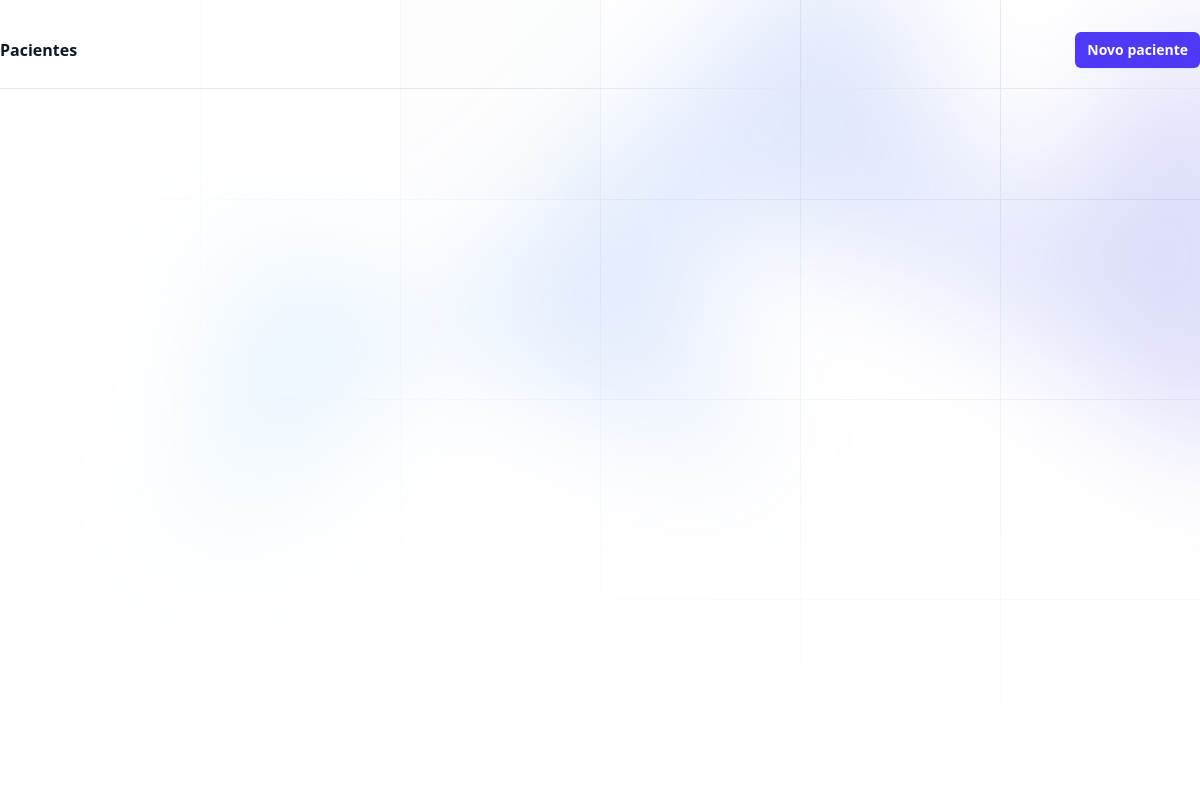
/usuarios/pacientes/, run on an earlier commit of the app's database.
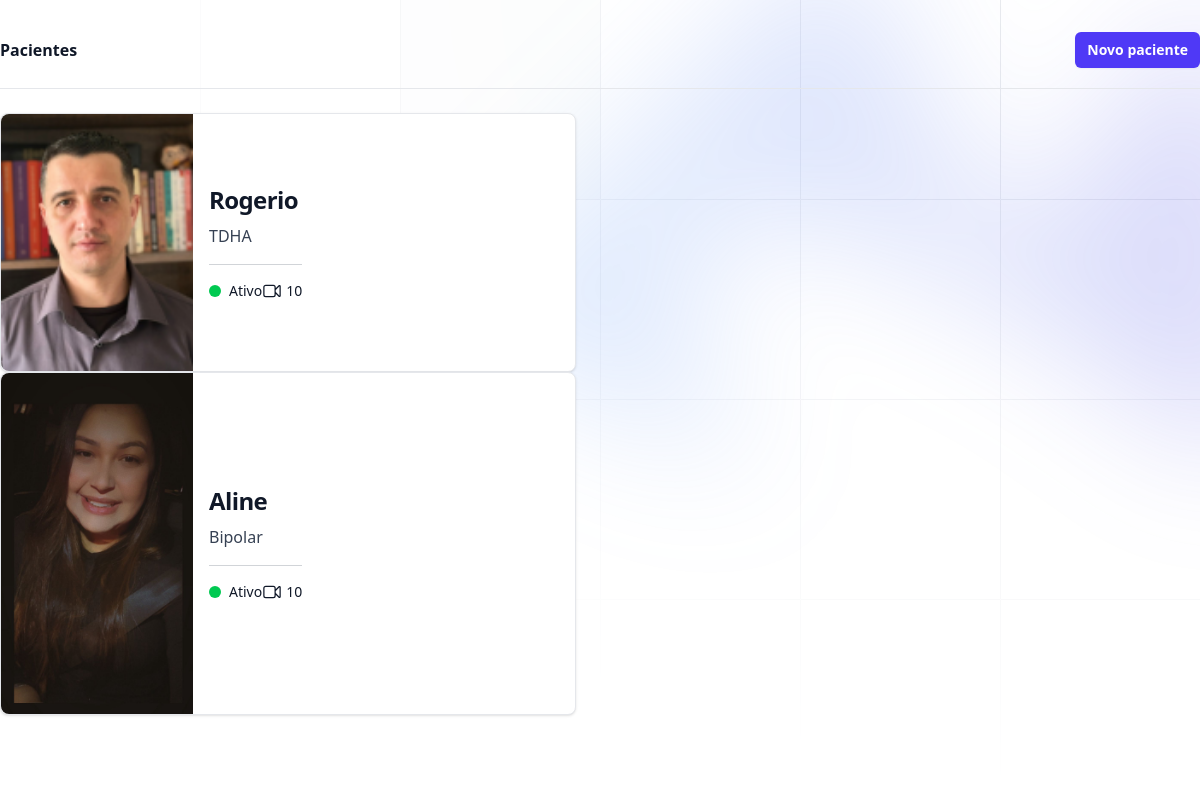
And on a later commit of the database.
### usuarios/models.py (models this page shows, shortened)
class Pacientes(models.Model):
    nome = models.CharField(max_length=64)
    descricao = models.TextField()
    foto = models.ImageField(upload_to='fotos')
    ativo = models.BooleanField(default=True)
    telefone = models.CharField(max_length=15, null=True, blank=True)

### usuarios/views.py (the view, shortened to what this page needs)
# urls.py: path('pacientes/', views.pacientes, name='pacientes')
def pacientes(request):
    if request.method == 'GET':
        pacientes = Pacientes.objects.all()
        return render(request, 'pacientes.html', {'pacientes': pacientes})

### usuarios/templates/pacientes.html (shortened to what this page needs)
{% extends "base.html" %}
{% block 'body' %}
    <div class="relative isolate overflow-hidden bg-white min-h-screen">
        <div aria-hidden="true"
             class="absolute top-10 left-[calc(50%-4rem)] -z-10 transform-gpu blur-3xl sm:left-[calc(50%-18rem)] lg:top-[calc(50%-30rem)] lg:left-48 xl:left-[calc(50%-24rem)]">
            <div style="clip-path: polygon(73.6% 51.7%, 91.7% 11.8%, 100% 46.4%, 97.4% 82.2%, 92.5% 84.9%, 75.7% 64%, 55.3% 47.5%, 46.5% 49.4%, 45% 62.9%, 50.3% 87.2%, 21.3% 64.1%, 0.1% 100%, 5.4% 51.1%, 21.4% 63.9%, 58.9% 0.2%, 73.6% 51.7%)"
                 class="aspect-1108/632 w-277 bg-linear-to-r from-[#80caff] to-[#4f46e5] opacity-20"></div>
        </div>
        <div class="max-w-7xl mt-8 mx-auto">
            <div class="border-b border-gray-200 pb-5 sm:flex sm:items-center sm:justify-between">
                <h3 class="text-base font-semibold text-gray-900">Pacientes</h3>
                <div class="mt-3 sm:mt-0 sm:ml-4">
                    <button data-dialog-target="sign-in-modal"
                            type="button"
                            class="inline-flex cursor-pointer items-center rounded-md bg-indigo-600 px-3 py-2 text-sm font-semibold text-white shadow-xs hover:bg-indigo-500 focus-visible:outline-2 focus-visible:outline-offset-2 focus-visible:outline-indigo-600">
                        Novo paciente
                    </button>
                </div>
            </div>
            <div class="mt-6">
                {% for paciente in pacientes %}
                    <a href="#"
                        class="flex flex-col items-center bg-white border border-gray-200 rounded-lg shadow-sm md:flex-row md:max-w-xl">
                        <img class="object-cover w-full rounded-t-lg h-96 md:h-auto md:w-48 md:rounded-none md:rounded-s-lg"
                                src="{{paciente.foto.url}}"
                                alt="">
                        <div class="flex flex-col p-4 leading-normal gap-2">
                            <h5 class="text-2xl font-bold tracking-tight text-gray-900">{{paciente.nome}}</h5>
                            <p class="font-normal text-gray-700">{{paciente.descricao}}</p>
                            <hr class="border-slate-800/20 my-2 w-full">
                            <div class="flex items-center justify-between text-sm font-medium text-gray-900">
                                <div class="flex items-center">
                                    <svg viewBox="0 0 6 6"
                                            aria-hidden="true"
                                            class="w-3 h-3 mr-2 fill-green-500">
                                        <circle r="3" cx="3" cy="3" />
                                    </svg>
                                    Ativo
                                </div>
                                <div class="flex items-center">
                                    10
                                </div>
                            </div>
                        </div>
                    </a>
                {% endfor %}
            </div>
        </div>
    </div>
{% endblock 'body' %}

### templates/base.html (shortened to what this page needs)
<!DOCTYPE html>
<html>
    <head>
        <script src="https://cdn.jsdelivr.net/npm/@tailwindcss/browser@4"></script>
    </head>
    <body class="bg-slate-100/40">
        {% block 'body' %}
        {% endblock 'body' %}
    </body>
</html>

What changed in the data, as far as the page shows it:
added Pacientes: foto (picture), nome "Rogerio", descricao "TDHA"
added Pacientes: foto (picture), nome "Aline", descricao "Bipolar"
